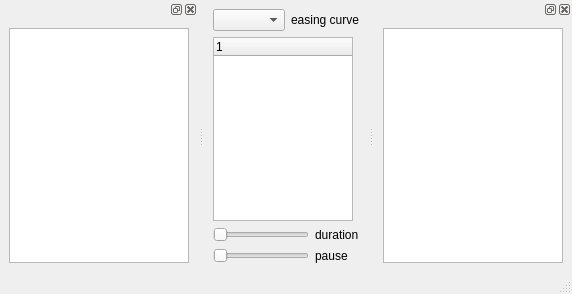
<?xml version="1.0" encoding="UTF-8"?>
<ui version="4.0">
 <class>main</class>
 <widget class="QMainWindow" name="main">
  <property name="geometry">
   <rect>
    <x>0</x>
    <y>0</y>
    <width>572</width>
    <height>294</height>
   </rect>
  </property>
  <property name="windowTitle">
   <string>Move Blocks</string>
  </property>
  <widget class="QWidget" name="centralwidget">
   <layout class="QVBoxLayout" name="verticalLayout">
    <item>
     <layout class="QHBoxLayout" name="horizontalLayout">
      <item>
       <widget class="QComboBox" name="easing_curve"/>
      </item>
      <item>
       <widget class="QLabel" name="label1">
        <property name="text">
         <string>easing curve</string>
        </property>
       </widget>
      </item>
      <item>
       <spacer name="horizontalSpacer">
        <property name="orientation">
         <enum>Qt::Horizontal</enum>
        </property>
        <property name="sizeHint" stdset="0">
         <size>
          <width>40</width>
          <height>20</height>
         </size>
        </property>
       </spacer>
      </item>
     </layout>
    </item>
    <item>
     <layout class="QHBoxLayout" name="horizontalLayout_2">
      <item>
       <widget class="QTreeWidget" name="items">
        <column>
         <property name="text">
          <string notr="true">1</string>
         </property>
        </column>
       </widget>
      </item>
      <item>
       <widget class="QWidget" name="graph" native="true"/>
      </item>
     </layout>
    </item>
    <item>
     <layout class="QGridLayout" name="gridLayout">
      <item row="0" column="0">
       <widget class="QSlider" name="duration">
        <property name="orientation">
         <enum>Qt::Horizontal</enum>
        </property>
       </widget>
      </item>
      <item row="0" column="1">
       <widget class="QLabel" name="label2">
        <property name="text">
         <string>duration</string>
        </property>
       </widget>
      </item>
      <item row="1" column="0">
       <widget class="QSlider" name="pause">
        <property name="orientation">
         <enum>Qt::Horizontal</enum>
        </property>
       </widget>
      </item>
      <item row="1" column="1">
       <widget class="QLabel" name="label3">
        <property name="text">
         <string>pause</string>
        </property>
       </widget>
      </item>
     </layout>
    </item>
   </layout>
  </widget>
  <widget class="QMenuBar" name="menubar">
   <property name="geometry">
    <rect>
     <x>0</x>
     <y>0</y>
     <width>572</width>
     <height>22</height>
    </rect>
   </property>
  </widget>
  <widget class="QStatusBar" name="statusbar"/>
  <widget class="QDockWidget" name="dock_view">
   <attribute name="dockWidgetArea">
    <number>1</number>
   </attribute>
   <widget class="QWidget" name="dockWidgetContents_2">
    <layout class="QVBoxLayout" name="verticalLayout_2">
     <item>
      <widget class="QGraphicsView" name="view"/>
     </item>
    </layout>
   </widget>
  </widget>
  <widget class="QDockWidget" name="dock_custom">
   <attribute name="dockWidgetArea">
    <number>2</number>
   </attribute>
   <widget class="QWidget" name="dockWidgetContents">
    <layout class="QVBoxLayout" name="verticalLayout_3">
     <item>
      <widget class="QTextEdit" name="custom"/>
     </item>
    </layout>
   </widget>
  </widget>
 </widget>
 <resources/>
 <connections/>
</ui>
